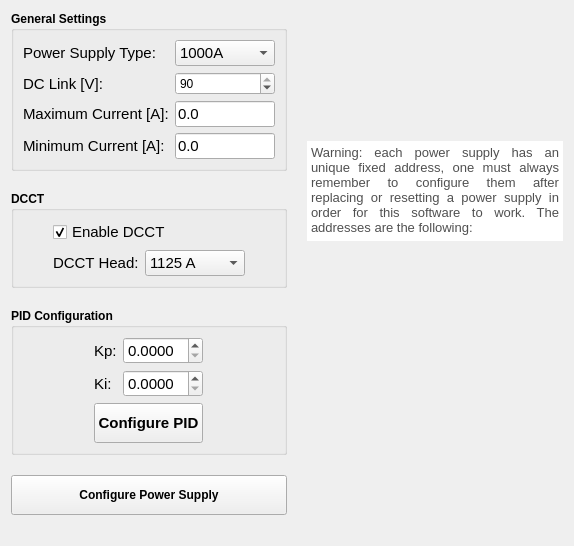
        <widget class="QWidget" name="tab_2">
         <attribute name="title">
          <string>Settings</string>
         </attribute>
         <layout class="QGridLayout" name="gridLayout_7">
          <property name="spacing">
           <number>20</number>
          </property>
          <item row="0" column="1">
           <layout class="QVBoxLayout" name="verticalLayout_3">
            <item>
             <spacer name="verticalSpacer_3">
              <property name="orientation">
               <enum>Qt::Vertical</enum>
              </property>
              <property name="sizeHint" stdset="0">
               <size>
                <width>20</width>
                <height>40</height>
               </size>
              </property>
             </spacer>
            </item>
            <item>
             <widget class="QTextBrowser" name="textBrowser">
              <property name="enabled">
               <bool>true</bool>
              </property>
              <property name="sizePolicy">
               <sizepolicy hsizetype="Expanding" vsizetype="Maximum">
                <horstretch>0</horstretch>
                <verstretch>0</verstretch>
               </sizepolicy>
              </property>
              <property name="maximumSize">
               <size>
                <width>16777215</width>
                <height>100</height>
               </size>
              </property>
              <property name="font">
               <font>
                <weight>50</weight>
                <bold>false</bold>
                <underline>false</underline>
                <strikeout>false</strikeout>
               </font>
              </property>
              <property name="frameShape">
               <enum>QFrame::NoFrame</enum>
              </property>
              <property name="frameShadow">
               <enum>QFrame::Raised</enum>
              </property>
              <property name="html">
               <string>&lt;!DOCTYPE HTML PUBLIC &quot;-//W3C//DTD HTML 4.0//EN&quot; &quot;http://www.w3.org/TR/REC-html40/strict.dtd&quot;&gt;
&lt;html&gt;&lt;head&gt;&lt;meta name=&quot;qrichtext&quot; content=&quot;1&quot; /&gt;&lt;style type=&quot;text/css&quot;&gt;
p, li { white-space: pre-wrap; }
&lt;/style&gt;&lt;/head&gt;&lt;body style=&quot; font-family:'MS Shell Dlg 2'; font-size:11pt; font-weight:400; font-style:normal;&quot;&gt;
&lt;p align=&quot;justify&quot; style=&quot; margin-top:0px; margin-bottom:0px; margin-left:0px; margin-right:0px; -qt-block-indent:0; text-indent:0px;&quot;&gt;&lt;span style=&quot; font-size:10pt; color:#505050;&quot;&gt;Warning: each power supply has an unique fixed address, one must always remember to configure them after replacing or resetting a power supply in order for this software to work. The addresses are the following:&lt;/span&gt;&lt;/p&gt;&lt;/body&gt;&lt;/html&gt;</string>
              </property>
             </widget>
            </item>
            <item>
             <spacer name="verticalSpacer_2">
              <property name="orientation">
               <enum>Qt::Vertical</enum>
              </property>
              <property name="sizeHint" stdset="0">
               <size>
                <width>20</width>
                <height>40</height>
               </size>
              </property>
             </spacer>
            </item>
            <item>
             <widget class="QLabel" name="label_19">
              <property name="font">
               <font>
                <weight>50</weight>
                <bold>false</bold>
               </font>
              </property>
              <property name="text">
               <string/>
              </property>
              <property name="pixmap">
               <pixmap>../../resources/img/PS_table.png</pixmap>
              </property>
              <property name="alignment">
               <set>Qt::AlignCenter</set>
              </property>
             </widget>
            </item>
            <item>
             <spacer name="verticalSpacer_5">
              <property name="orientation">
               <enum>Qt::Vertical</enum>
              </property>
              <property name="sizeHint" stdset="0">
               <size>
                <width>20</width>
                <height>40</height>
               </size>
              </property>
             </spacer>
            </item>
           </layout>
          </item>
          <item row="0" column="0">
           <layout class="QVBoxLayout" name="verticalLayout_2">
            <property name="spacing">
             <number>20</number>
            </property>
            <property name="bottomMargin">
             <number>20</number>
            </property>
            <item>
             <widget class="QGroupBox" name="groupBox_24">
              <property name="font">
               <font>
                <weight>75</weight>
                <bold>true</bold>
               </font>
              </property>
              <property name="title">
               <string>General Settings</string>
              </property>
              <layout class="QGridLayout" name="gridLayout_11">
               <item row="0" column="0">
                <widget class="QLabel" name="label_35">
                 <property name="sizePolicy">
                  <sizepolicy hsizetype="Maximum" vsizetype="Preferred">
                   <horstretch>0</horstretch>
                   <verstretch>0</verstretch>
                  </sizepolicy>
                 </property>
                 <property name="font">
                  <font>
                   <pointsize>11</pointsize>
                   <weight>50</weight>
                   <bold>false</bold>
                  </font>
                 </property>
                 <property name="text">
                  <string>Power Supply Type:</string>
                 </property>
                </widget>
               </item>
               <item row="0" column="1">
                <widget class="QComboBox" name="cb_ps_type">
                 <property name="maximumSize">
                  <size>
                   <width>100</width>
                   <height>16777215</height>
                  </size>
                 </property>
                 <property name="font">
                  <font>
                   <pointsize>11</pointsize>
                   <weight>50</weight>
                   <bold>false</bold>
                  </font>
                 </property>
                 <property name="currentText" stdset="0">
                  <string>1000A</string>
                 </property>
                 <property name="currentIndex">
                  <number>0</number>
                 </property>
                 <item>
                  <property name="text">
                   <string>1000A</string>
                  </property>
                 </item>
                 <item>
                  <property name="text">
                   <string>225A</string>
                  </property>
                 </item>
                 <item>
                  <property name="text">
                   <string>10A[1]</string>
                  </property>
                 </item>
                 <item>
                  <property name="text">
                   <string>10A[2]</string>
                  </property>
                 </item>
                 <item>
                  <property name="text">
                   <string>10A[3]</string>
                  </property>
                 </item>
                </widget>
               </item>
               <item row="1" column="0">
                <widget class="QLabel" name="label_3">
                 <property name="font">
                  <font>
                   <pointsize>11</pointsize>
                   <weight>50</weight>
                   <bold>false</bold>
                  </font>
                 </property>
                 <property name="text">
                  <string>DC Link [V]:</string>
                 </property>
                </widget>
               </item>
               <item row="1" column="1">
                <widget class="QSpinBox" name="sb_dclink">
                 <property name="sizePolicy">
                  <sizepolicy hsizetype="Preferred" vsizetype="Fixed">
                   <horstretch>0</horstretch>
                   <verstretch>0</verstretch>
                  </sizepolicy>
                 </property>
                 <property name="maximumSize">
                  <size>
                   <width>100</width>
                   <height>16777215</height>
                  </size>
                 </property>
                 <property name="font">
                  <font>
                   <weight>50</weight>
                   <bold>false</bold>
                  </font>
                 </property>
                 <property name="maximum">
                  <number>90</number>
                 </property>
                 <property name="value">
                  <number>90</number>
                 </property>
                </widget>
               </item>
               <item row="2" column="0">
                <widget class="QLabel" name="label_126">
                 <property name="font">
                  <font>
                   <pointsize>11</pointsize>
                   <weight>50</weight>
                   <bold>false</bold>
                  </font>
                 </property>
                 <property name="text">
                  <string>Maximum Current [A]:</string>
                 </property>
                 <property name="alignment">
                  <set>Qt::AlignLeading|Qt::AlignLeft|Qt::AlignVCenter</set>
                 </property>
                </widget>
               </item>
               <item row="2" column="1">
                <widget class="QLineEdit" name="le_maximum_current">
                 <property name="sizePolicy">
                  <sizepolicy hsizetype="Preferred" vsizetype="Fixed">
                   <horstretch>0</horstretch>
                   <verstretch>0</verstretch>
                  </sizepolicy>
                 </property>
                 <property name="maximumSize">
                  <size>
                   <width>100</width>
                   <height>16777215</height>
                  </size>
                 </property>
                 <property name="font">
                  <font>
                   <pointsize>11</pointsize>
                   <weight>50</weight>
                   <bold>false</bold>
                  </font>
                 </property>
                 <property name="text">
                  <string>0.0</string>
                 </property>
                </widget>
               </item>
               <item row="3" column="0">
                <widget class="QLabel" name="label_133">
                 <property name="font">
                  <font>
                   <pointsize>11</pointsize>
                   <weight>50</weight>
                   <bold>false</bold>
                  </font>
                 </property>
                 <property name="text">
                  <string>Minimum Current [A]:</string>
                 </property>
                 <property name="alignment">
                  <set>Qt::AlignLeading|Qt::AlignLeft|Qt::AlignVCenter</set>
                 </property>
                </widget>
               </item>
               <item row="3" column="1">
                <widget class="QLineEdit" name="le_minimum_current">
                 <property name="maximumSize">
                  <size>
                   <width>100</width>
                   <height>16777215</height>
                  </size>
                 </property>
                 <property name="font">
                  <font>
                   <pointsize>11</pointsize>
                   <weight>50</weight>
                   <bold>false</bold>
                  </font>
                 </property>
                 <property name="text">
                  <string>0.0</string>
                 </property>
                </widget>
               </item>
              </layout>
             </widget>
            </item>
            <item>
             <widget class="QGroupBox" name="groupBox_6">
              <property name="font">
               <font>
                <weight>75</weight>
                <bold>true</bold>
               </font>
              </property>
              <property name="title">
               <string>DCCT</string>
              </property>
              <layout class="QGridLayout" name="gridLayout_5">
               <item row="0" column="0">
                <widget class="QCheckBox" name="chb_dcct">
                 <property name="font">
                  <font>
                   <pointsize>11</pointsize>
                   <weight>50</weight>
                   <bold>false</bold>
                  </font>
                 </property>
                 <property name="toolTip">
                  <string>&lt;html&gt;&lt;head/&gt;&lt;body&gt;&lt;p&gt;&lt;br/&gt;&lt;/p&gt;&lt;/body&gt;&lt;/html&gt;</string>
                 </property>
                 <property name="text">
                  <string>Enable DCCT</string>
                 </property>
                 <property name="checked">
                  <bool>true</bool>
                 </property>
                </widget>
               </item>
               <item row="1" column="0">
                <layout class="QHBoxLayout" name="horizontalLayout">
                 <item>
                  <widget class="QLabel" name="label_178">
                   <property name="sizePolicy">
                    <sizepolicy hsizetype="Maximum" vsizetype="Preferred">
                     <horstretch>0</horstretch>
                     <verstretch>0</verstretch>
                    </sizepolicy>
                   </property>
                   <property name="font">
                    <font>
                     <pointsize>11</pointsize>
                     <weight>50</weight>
                     <bold>false</bold>
                    </font>
                   </property>
                   <property name="text">
                    <string>DCCT Head:</string>
                   </property>
                  </widget>
                 </item>
                 <item>
                  <widget class="QComboBox" name="cb_dcct_select">
                   <property name="sizePolicy">
                    <sizepolicy hsizetype="Preferred" vsizetype="Maximum">
                     <horstretch>0</horstretch>
                     <verstretch>0</verstretch>
                    </sizepolicy>
                   </property>
                   <property name="minimumSize">
                    <size>
                     <width>100</width>
                     <height>0</height>
                    </size>
                   </property>
                   <property name="maximumSize">
                    <size>
                     <width>67</width>
                     <height>16777215</height>
                    </size>
                   </property>
                   <property name="font">
                    <font>
                     <pointsize>11</pointsize>
                     <weight>50</weight>
                     <bold>false</bold>
                    </font>
                   </property>
                   <property name="currentIndex">
                    <number>4</number>
                   </property>
                   <item>
                    <property name="text">
                     <string>40 A</string>
                    </property>
                   </item>
                   <item>
                    <property name="text">
                     <string>160 A</string>
                    </property>
                   </item>
                   <item>
                    <property name="text">
                     <string>320 A</string>
                    </property>
                   </item>
                   <item>
                    <property name="text">
                     <string>600 A</string>
                    </property>
                   </item>
                   <item>
                    <property name="text">
                     <string>1125 A</string>
                    </property>
                   </item>
                  </widget>
                 </item>
                </layout>
               </item>
              </layout>
             </widget>
            </item>
            <item>
             <widget class="QGroupBox" name="groupBox_25">
              <property name="font">
               <font>
                <weight>75</weight>
                <bold>true</bold>
               </font>
              </property>
              <property name="title">
               <string>PID Configuration</string>
              </property>
              <layout class="QGridLayout" name="gridLayout_6">
               <item row="0" column="0">
                <layout class="QGridLayout" name="gridLayout_2">
                 <item row="0" column="0">
                  <widget class="QLabel" name="label_2">
                   <property name="sizePolicy">
                    <sizepolicy hsizetype="Maximum" vsizetype="Preferred">
                     <horstretch>0</horstretch>
                     <verstretch>0</verstretch>
                    </sizepolicy>
                   </property>
                   <property name="font">
                    <font>
                     <pointsize>11</pointsize>
                     <weight>50</weight>
                     <bold>false</bold>
                    </font>
                   </property>
                   <property name="text">
                    <string>Kp:</string>
                   </property>
                  </widget>
                 </item>
                 <item row="0" column="1">
                  <widget class="QDoubleSpinBox" name="sb_kp">
                   <property name="maximumSize">
                    <size>
                     <width>80</width>
                     <height>16777215</height>
                    </size>
                   </property>
                   <property name="font">
                    <font>
                     <pointsize>11</pointsize>
                     <weight>50</weight>
                     <bold>false</bold>
                    </font>
                   </property>
                   <property name="decimals">
                    <number>4</number>
                   </property>
                   <property name="maximum">
                    <double>1000.000000000000000</double>
                   </property>
                  </widget>
                 </item>
                 <item row="1" column="0">
                  <widget class="QLabel" name="label_5">
                   <property name="font">
                    <font>
                     <pointsize>11</pointsize>
                     <weight>50</weight>
                     <bold>false</bold>
                    </font>
                   </property>
                   <property name="text">
                    <string>Ki:</string>
                   </property>
                  </widget>
                 </item>
                 <item row="1" column="1">
                  <widget class="QDoubleSpinBox" name="sb_ki">
                   <property name="maximumSize">
                    <size>
                     <width>80</width>
                     <height>16777215</height>
                    </size>
                   </property>
                   <property name="font">
                    <font>
                     <pointsize>11</pointsize>
                     <weight>50</weight>
                     <bold>false</bold>
                    </font>
                   </property>
                   <property name="decimals">
                    <number>4</number>
                   </property>
                   <property name="maximum">
                    <double>1000.000000000000000</double>
                   </property>
                  </widget>
                 </item>
                </layout>
               </item>
               <item row="1" column="0">
                <widget class="QPushButton" name="pb_config_pid">
                 <property name="sizePolicy">
                  <sizepolicy hsizetype="Preferred" vsizetype="Fixed">
                   <horstretch>0</horstretch>
                   <verstretch>0</verstretch>
                  </sizepolicy>
                 </property>
                 <property name="minimumSize">
                  <size>
                   <width>0</width>
                   <height>40</height>
                  </size>
                 </property>
                 <property name="font">
                  <font>
                   <pointsize>11</pointsize>
                   <weight>75</weight>
                   <bold>true</bold>
                  </font>
                 </property>
                 <property name="text">
                  <string>Configure PID</string>
                 </property>
                 <property name="icon">
                  <iconset>
                   <normaloff>../../resources/img/configure.png</normaloff>../../resources/img/configure.png</iconset>
                 </property>
                </widget>
               </item>
              </layout>
             </widget>
            </item>
            <item>
             <widget class="QPushButton" name="pb_config_ps">
              <property name="minimumSize">
               <size>
                <width>0</width>
                <height>40</height>
               </size>
              </property>
              <property name="font">
               <font>
                <weight>75</weight>
                <bold>true</bold>
               </font>
              </property>
              <property name="text">
               <string>Configure Power Supply</string>
              </property>
              <property name="icon">
               <iconset>
                <normaloff>../../resources/img/settings.png</normaloff>../../resources/img/settings.png</iconset>
              </property>
             </widget>
            </item>
           </layout>
          </item>
         </layout>
        </widget>
